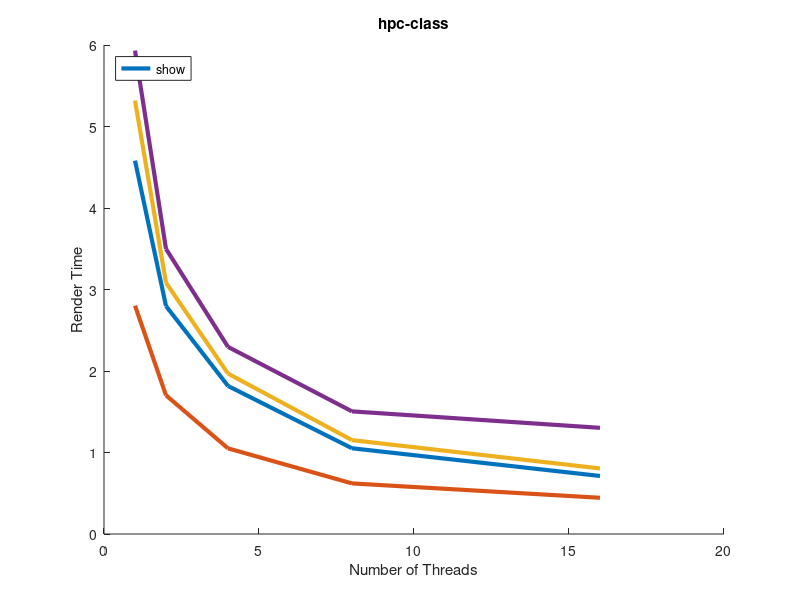

MATLAB code for this plot:
function method3
clear all;
close all;
hold on;

x = [1 2 4 8 16];

t0 = [ 4.581305 2.797147 1.816555 1.051922 0.712106 ];
plot(x, t0, 'LineWidth', 3, 'DisplayName', 'models/war.obj 3840x2160');
t1 = [ 2.802288 1.701528 1.050678 0.620784 0.444487 ];
plot(x, t1, 'LineWidth', 3, 'DisplayName', 'models/dragon.obj 3840x2160');
t2 = [ 5.318585 3.083203 1.968052 1.151749 0.804563 ];
plot(x, t2, 'LineWidth', 3, 'DisplayName', 'models/blackdragon.obj 3840x2160');
t3 = [ 5.931814 3.498120 2.295993 1.504625 1.302732 ];
plot(x, t3, 'LineWidth', 3, 'DisplayName', 'models/ironman.obj 3840x2160');

title('hpc-class');
xlabel('Number of Threads');
ylabel('Render Time');
legend('show', 'Location', 'NorthWest');

